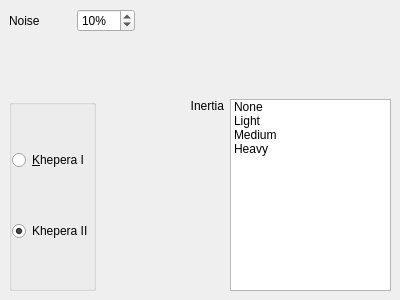
<?xml version="1.0" encoding="UTF-8"?>
<ui version="4.0">
 <class>TotSimulRobotKineticsTab</class>
 <widget class="QewExtensibleDialog" name="TotSimulRobotKineticsTab">
  <property name="geometry">
   <rect>
    <x>0</x>
    <y>0</y>
    <width>400</width>
    <height>300</height>
   </rect>
  </property>
  <layout class="QVBoxLayout">
   <property name="spacing">
    <number>6</number>
   </property>
   <property name="leftMargin">
    <number>0</number>
   </property>
   <property name="topMargin">
    <number>0</number>
   </property>
   <property name="rightMargin">
    <number>0</number>
   </property>
   <property name="bottomMargin">
    <number>0</number>
   </property>
   <item>
    <widget class="QFrame" name="frame">
     <property name="frameShape">
      <enum>QFrame::NoFrame</enum>
     </property>
     <property name="frameShadow">
      <enum>QFrame::Raised</enum>
     </property>
     <layout class="QVBoxLayout">
      <property name="spacing">
       <number>6</number>
      </property>
      <property name="leftMargin">
       <number>9</number>
      </property>
      <property name="topMargin">
       <number>9</number>
      </property>
      <property name="rightMargin">
       <number>9</number>
      </property>
      <property name="bottomMargin">
       <number>9</number>
      </property>
      <item>
       <layout class="QHBoxLayout">
        <property name="spacing">
         <number>6</number>
        </property>
        <property name="leftMargin">
         <number>0</number>
        </property>
        <property name="topMargin">
         <number>0</number>
        </property>
        <property name="rightMargin">
         <number>0</number>
        </property>
        <property name="bottomMargin">
         <number>0</number>
        </property>
        <item>
         <widget class="QLabel" name="TextLabel1_6">
          <property name="text">
           <string>Noise</string>
          </property>
          <property name="wordWrap">
           <bool>false</bool>
          </property>
         </widget>
        </item>
        <item>
         <spacer>
          <property name="orientation">
           <enum>Qt::Horizontal</enum>
          </property>
          <property name="sizeType">
           <enum>QSizePolicy::Fixed</enum>
          </property>
          <property name="sizeHint" stdset="0">
           <size>
            <width>31</width>
            <height>20</height>
           </size>
          </property>
         </spacer>
        </item>
        <item>
         <widget class="QSpinBox" name="noiseSpinBox">
          <property name="suffix">
           <string>%</string>
          </property>
          <property name="maximum">
           <number>100</number>
          </property>
          <property name="value">
           <number>10</number>
          </property>
         </widget>
        </item>
        <item>
         <spacer>
          <property name="orientation">
           <enum>Qt::Horizontal</enum>
          </property>
          <property name="sizeType">
           <enum>QSizePolicy::Expanding</enum>
          </property>
          <property name="sizeHint" stdset="0">
           <size>
            <width>290</width>
            <height>20</height>
           </size>
          </property>
         </spacer>
        </item>
       </layout>
      </item>
      <item>
       <spacer>
        <property name="orientation">
         <enum>Qt::Vertical</enum>
        </property>
        <property name="sizeType">
         <enum>QSizePolicy::Expanding</enum>
        </property>
        <property name="sizeHint" stdset="0">
         <size>
          <width>360</width>
          <height>16</height>
         </size>
        </property>
       </spacer>
      </item>
      <item>
       <layout class="QHBoxLayout">
        <property name="spacing">
         <number>6</number>
        </property>
        <property name="leftMargin">
         <number>0</number>
        </property>
        <property name="topMargin">
         <number>0</number>
        </property>
        <property name="rightMargin">
         <number>0</number>
        </property>
        <property name="bottomMargin">
         <number>0</number>
        </property>
        <item>
         <widget class="QGroupBox" name="sensorModeGroupBox">
          <layout class="QVBoxLayout">
           <property name="spacing">
            <number>6</number>
           </property>
           <property name="leftMargin">
            <number>0</number>
           </property>
           <property name="topMargin">
            <number>0</number>
           </property>
           <property name="rightMargin">
            <number>0</number>
           </property>
           <property name="bottomMargin">
            <number>0</number>
           </property>
           <item>
            <widget class="QRadioButton" name="khep1RadioButton">
             <property name="text">
              <string>&amp;Khepera I</string>
             </property>
            </widget>
           </item>
           <item>
            <widget class="QRadioButton" name="khep2RadioButton">
             <property name="text">
              <string>Khepera II</string>
             </property>
             <property name="checked">
              <bool>true</bool>
             </property>
            </widget>
           </item>
          </layout>
         </widget>
        </item>
        <item>
         <spacer>
          <property name="orientation">
           <enum>Qt::Horizontal</enum>
          </property>
          <property name="sizeType">
           <enum>QSizePolicy::Expanding</enum>
          </property>
          <property name="sizeHint" stdset="0">
           <size>
            <width>184</width>
            <height>20</height>
           </size>
          </property>
         </spacer>
        </item>
        <item>
         <layout class="QHBoxLayout">
          <property name="spacing">
           <number>6</number>
          </property>
          <property name="leftMargin">
           <number>0</number>
          </property>
          <property name="topMargin">
           <number>0</number>
          </property>
          <property name="rightMargin">
           <number>0</number>
          </property>
          <property name="bottomMargin">
           <number>0</number>
          </property>
          <item>
           <widget class="QLabel" name="TextLabel1_7">
            <property name="text">
             <string>Inertia</string>
            </property>
            <property name="alignment">
             <set>Qt::AlignRight|Qt::AlignTop|Qt::AlignTrailing</set>
            </property>
            <property name="wordWrap">
             <bool>false</bool>
            </property>
           </widget>
          </item>
          <item>
           <widget class="QListWidget" name="inerListBox">
            <property name="currentItem" stdset="0">
             <number>-1</number>
            </property>
            <item>
             <property name="text">
              <string>None</string>
             </property>
            </item>
            <item>
             <property name="text">
              <string>Light</string>
             </property>
            </item>
            <item>
             <property name="text">
              <string>Medium</string>
             </property>
            </item>
            <item>
             <property name="text">
              <string>Heavy</string>
             </property>
            </item>
           </widget>
          </item>
         </layout>
        </item>
       </layout>
      </item>
     </layout>
    </widget>
   </item>
  </layout>
 </widget>
 <layoutdefault spacing="6" margin="11"/>
 
 <customwidgets>
  <customwidget>
   <class>QewExtensibleDialog</class>
   <extends>QDialog</extends>
   <header>qewextensibledialog.h</header>
   <container>1</container>
  </customwidget>
 </customwidgets>
 <tabstops>
  <tabstop>khep2RadioButton</tabstop>
 </tabstops>
 <includes>
  <include location="local">/usr/include/qew5/qewextensibledialog.h</include>
 </includes>
 <resources/>
 <connections/>
</ui>
